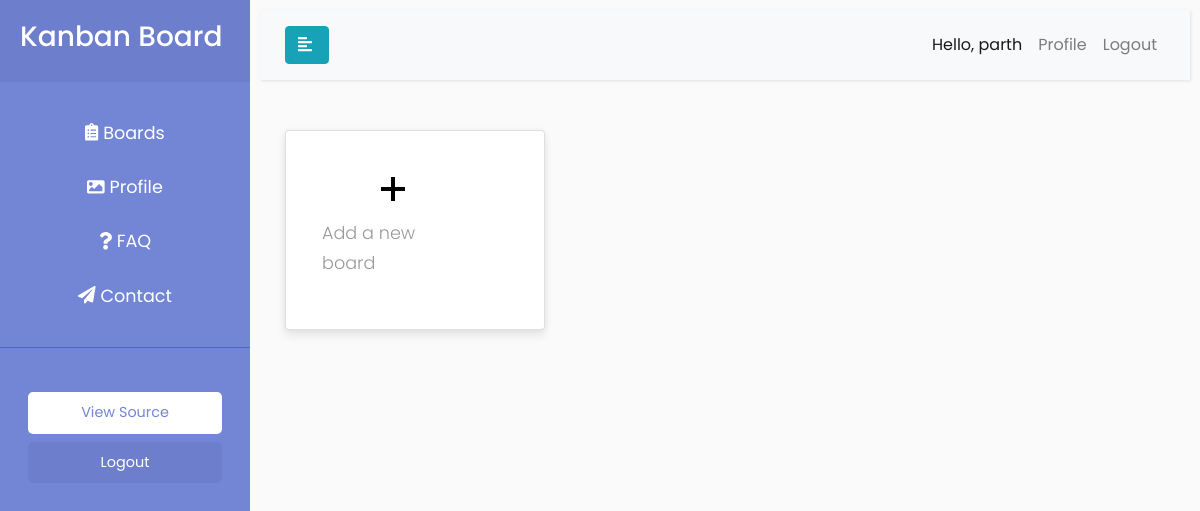
Before: /home/ (signed in) with the older database file.
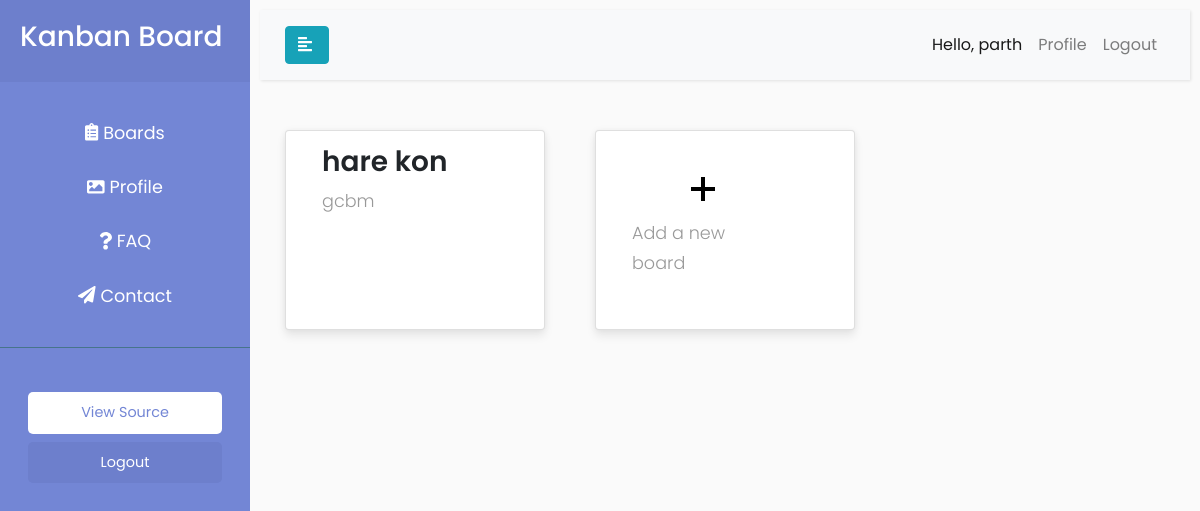
After: the same page with the newer database file.
### home/models.py (models this page shows, shortened)
class Board(models.Model):
    title = models.CharField(max_length=50, unique=True)
    content = models.TextField()
    created_at = models.DateTimeField(auto_now_add=True)
    updated_at = models.DateTimeField(auto_now=True)
    user = models.ForeignKey(User, on_delete=models.CASCADE)

### home/views.py (the view)
# urls.py: path('', views.home, name='home'),
@login_required(login_url='login')
def home(request):
    user = request.user
    form = BoardForm()
    boards = Board.objects.filter(user=user)
    context = {'user': user, 'form': form, 'boards': boards}
    if request.method == 'POST':
        form = BoardForm(request.POST)
        if form.is_valid():
            form.instance.user = request.user
            form.save()
            return render(request, 'home/dashboard.html', context)
    return render(request, 'home/dashboard.html', context)

### home/templates/home/dashboard.html (shortened to what this page needs)
{% extends 'main.html' %} {% load static %} {% block content %}
<link rel="stylesheet" href="{% static 'styles/card.css' %}" />
<div class="content" style="margin: 10px; width: 100%">
  <nav class="navbar navbar-expand-lg navbar-light bg-light">
    <div class="container-fluid">
      <button type="button" id="sidebarCollapse" class="btn btn-info">
        <i class="fas fa-align-left"></i>
      </button>
      <div class="collapse navbar-collapse" id="navbarSupportedContent">
        <ul class="nav navbar-nav ml-auto">
          <li class="nav-item active">
            <a class="nav-link" href="#">Hello, {{user}}</a>
          </li>
          <li class="nav-item">
            <a class="nav-link" href="{% url 'profile' %}">Profile</a>
          </li>
          <li class="nav-item">
            <a class="nav-link" href="{% url 'logout' %}">Logout</a>
          </li>
        </ul>
      </div>
    </div>
  </nav>
  <div class="container">
    <div class="row">
      {% for board in boards %}
      <a class="col-md-4" href="{% url 'board' board.id %}">
        <div>
          <div class="card card-1">
            <h3>{{board.title}}</h3>
            <p>{{board.content}}</p>
          </div>
        </div>
      </a>
      {% endfor %}
      <div class="col-md-4">
        <div
          style="justify-content: center; align-items: center"
          class="card card-2"
          data-toggle="modal"
          data-target="#exampleModalCenter"
        >
          <svg
            xmlns="http://www.w3.org/2000/svg"
            width="24"
            height="24"
            viewBox="0 0 24 24"
          >
            <path d="M24 10h-10v-10h-4v10h-10v4h10v10h4v-10h10z" />
          </svg>
          <p style="margin-bottom: 0px; margin-top: 1em">Add a new board</p>
        </div>
      </div>
    </div>
  </div>
</div>
{% endblock content %}

### templates/main.html (shortened to what this page needs)
<!DOCTYPE html>
{% load static %}
<html>
  <head>
    <link
      rel="stylesheet"
      href="https://stackpath.bootstrapcdn.com/bootstrap/4.1.0/css/bootstrap.min.css"
    />
    <link rel="stylesheet" href="{% static 'styles/home.css' %}" />
  </head>
  <body>
    <div class="wrapper">
      <nav id="sidebar">
        <div class="sidebar-header">
          <h3>Kanban Board</h3>
        </div>
        <ul class="list-unstyled components">
          <li>
            <a href="{% url 'home' %}">
              <i class="fas fa-clipboard-list"></i> Boards
            </a>
          </li>
          <li>
            <a href="{% url 'profile' %}">
              <i class="fas fa-image"></i>
              Profile
            </a>
          </li>
          <li>
            <a href="#">
              <i class="fas fa-question"></i>
              FAQ
            </a>
          </li>
          <li>
            <a href="#">
              <i class="fas fa-paper-plane"></i>
              Contact
            </a>
          </li>
        </ul>
        <ul class="list-unstyled CTAs">
          <li>
            <a
              href="https://github.com/parthdhake/kanbanboard-django"
              class="download"
              >View Source</a
            >
          </li>
          <li>
            <a href="{% url 'logout' %}" class="article">Logout</a>
          </li>
        </ul>
      </nav>
      {% block content %} {% endblock content %}
    </div>
  </body>
</html>

### static/styles/home.css (style rules this page uses)
body { font-family: "Poppins", sans-serif; background: #fafafa; }
p { font-family: "Poppins", sans-serif; font-size: 1.1em; font-weight: 300; line-height: 1.7em; color: #999; }
a, a:hover, a:focus { color: inherit; text-decoration: none; transition: all 0.3s; }
.navbar { padding: 15px 10px; background: #fff; border: none; border-radius: 0; margin-bottom: 40px; box-shadow: 1px 1px 3px rgba(0, 0, 0, 0.1); }
.wrapper { display: flex; align-items: stretch; }
#sidebar { min-width: 250px; max-width: 250px; background: #7386d5; color: #fff; height: 100vh; transition: all 0.3s; }
#sidebar ul li a { text-align: center; margin: 8px; }
#sidebar .sidebar-header { padding: 20px; background: #6d7fcc; }
#sidebar ul.components { padding: 20px 0; border-bottom: 1px solid #47748b; }
#sidebar ul li a { padding: 10px; font-size: 1.1em; margin: 8px !important; display: block; }
ul.CTAs { padding: 20px; }
ul.CTAs a { text-align: center; font-size: 0.9em !important; display: block; border-radius: 5px; margin-bottom: 5px; }
a.download { background: #fff; color: #7386d5; }
a.article, a.article:hover { background: #6d7fcc !important; color: #fff !important; }

### static/styles/card.css (style rules this page uses)
.card { border-radius: 4px; margin: 10px; background: #fff; box-shadow: 0 6px 10px rgba(0, 0, 0, 0.08), 0 0 6px rgba(0, 0, 0, 0.05); transition: 0.3s transform cubic-bezier(0.155, 1.105, 0.295, 1.12), 0.3s box-shadow, 0.3s -webkit-transform cubic-bezier(0.155, 1.105, 0.295, 1.12); padding: 14px 80px 18px 36px; cursor: pointer; }
.card h3 { font-weight: 600; }
.card-1 { background-image: url(https://ionicframework.com/img/getting-started/ionic-native-card.png); background-repeat: no-repeat; background-position: right; background-size: 80px; min-height: 200px; max-height: 200px; overflow: hidden; }
.card-2 { background-image: url(https://ionicframework.com/img/getting-started/components-card.png); background-repeat: no-repeat; background-position: right; background-size: 80px; min-height: 200px; max-height: 200px; overflow: hidden; }

Changed rows visible on the page:
added Board: title "hare kon", content "gcbm"
